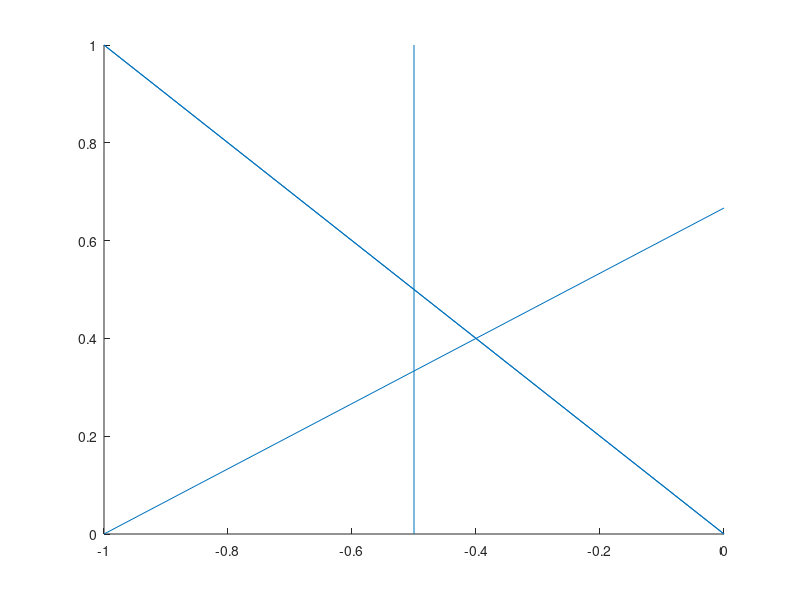

Recreate this plot in MATLAB.
% compare simple iterator and newton method 
A=[1,1;-1,-1;1,0;6,3];
b=[1;1;-0.5;-2];

[q,r]=qr(A);

x=[-1;0.05;0];
y=[1;0.05:0];

line([0,-1],[0,1])
line([0,-1],[0,1])
line([-0.5,-0.5],[0,1])
line([-1,0],[0,2/3])


